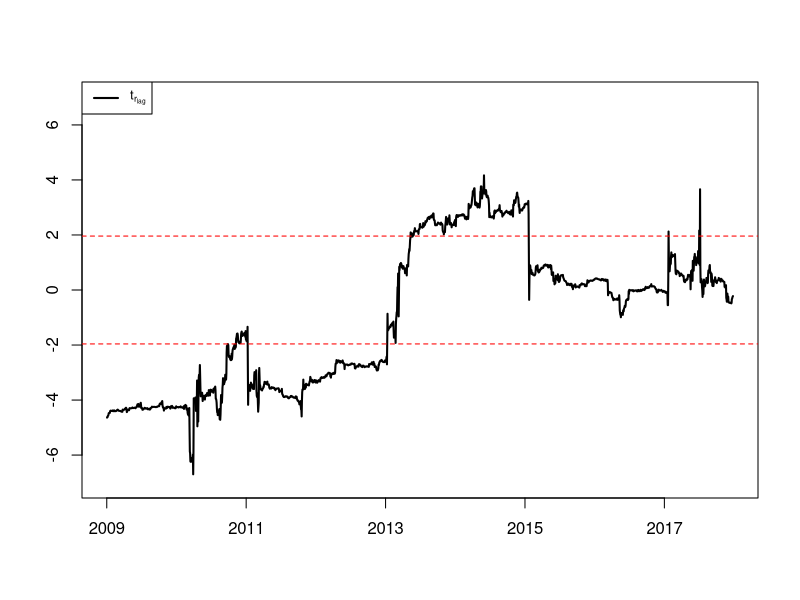
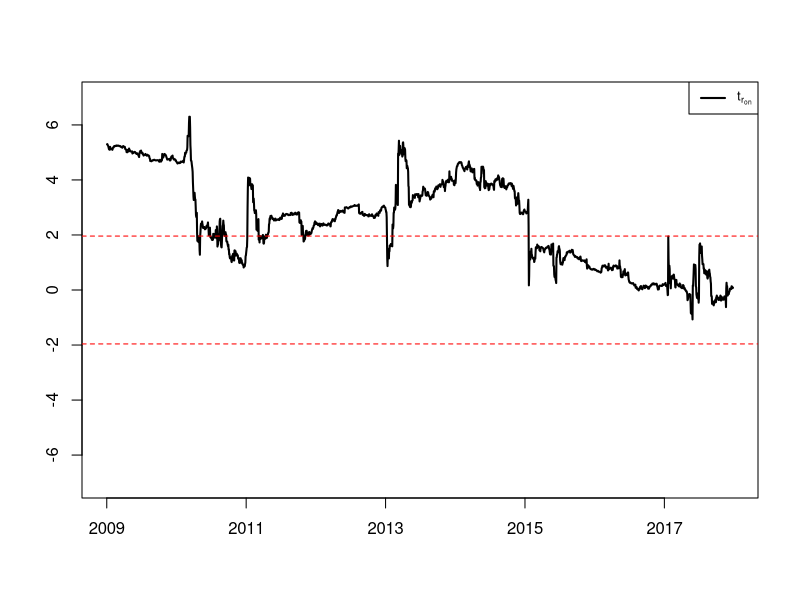
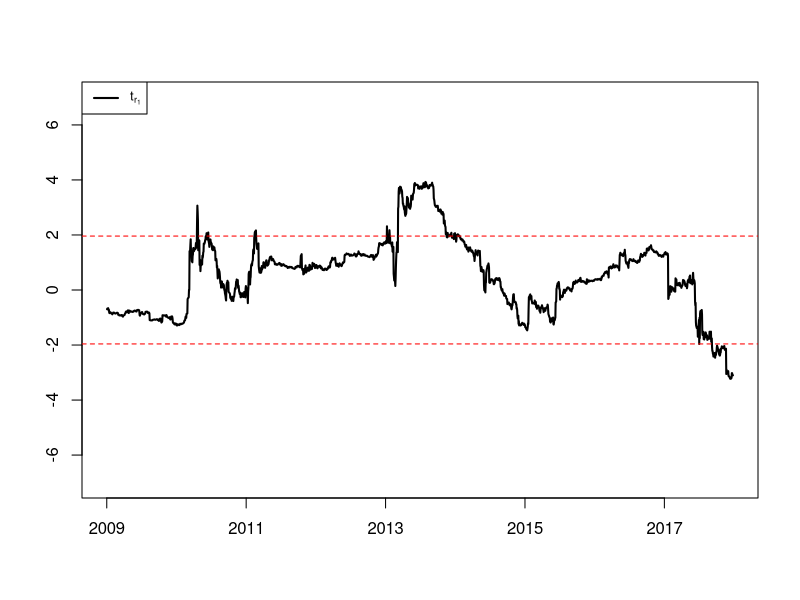
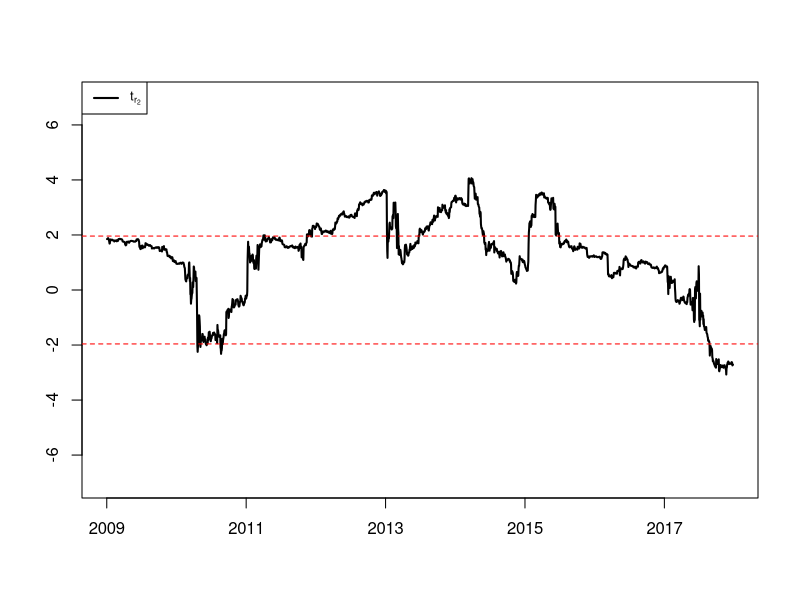
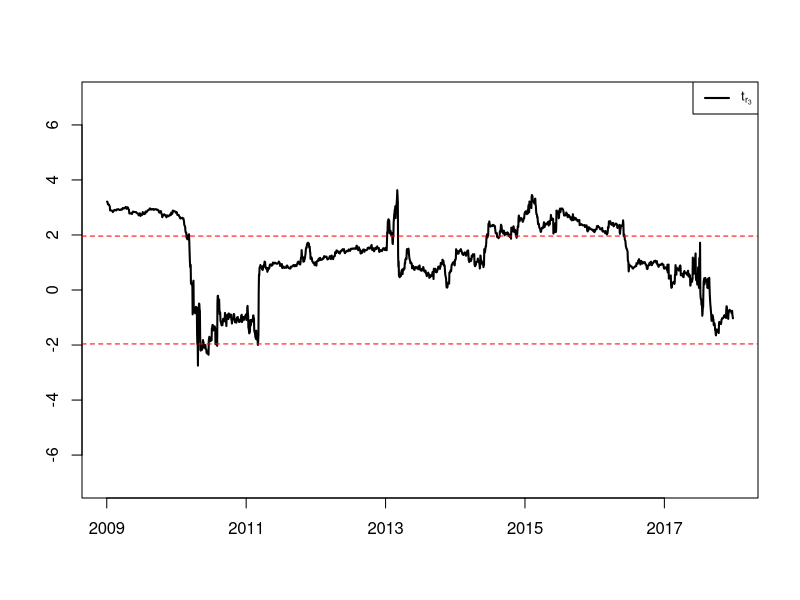
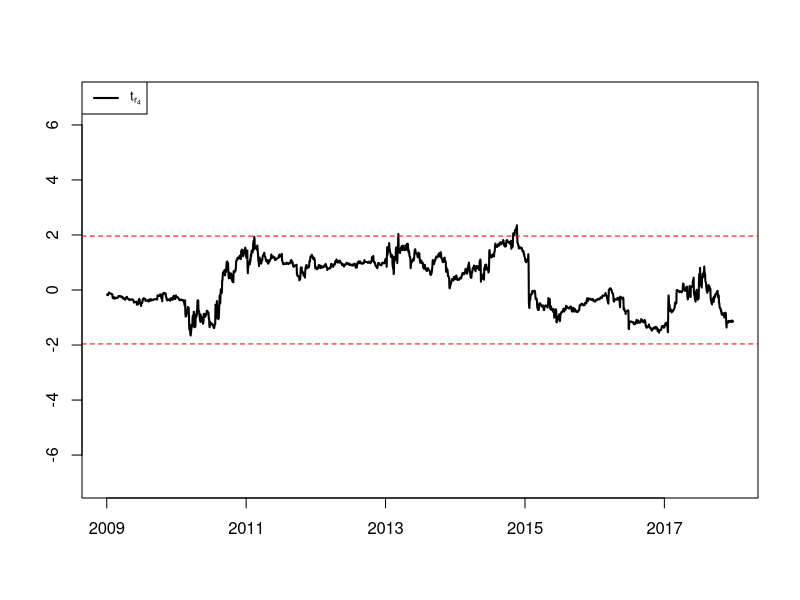
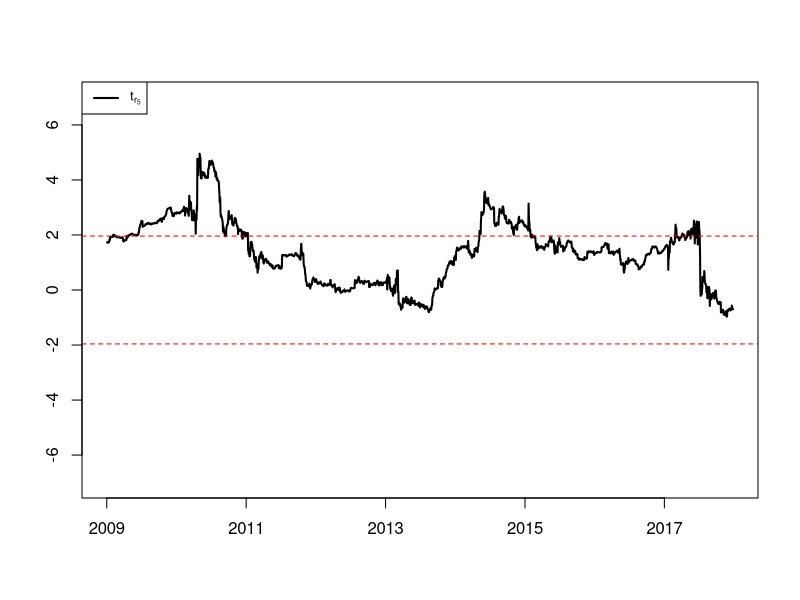
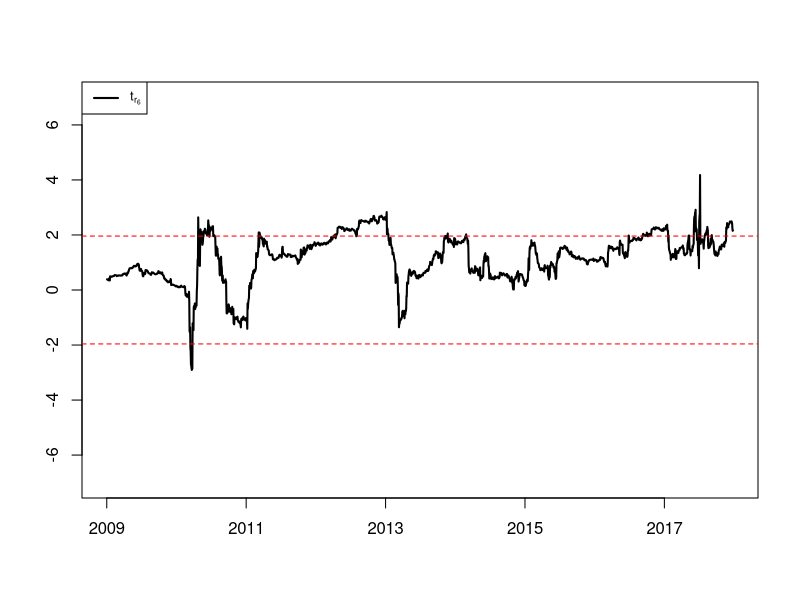

The R script that drew these images, in order:
rm(list = setdiff(ls(),lsf.str()))
library(data.table)

# vis fix window t values
tvalues <- fread("./Data/tvalues_500_SPY.csv")
tvalues <- data.frame(tvalues)

# visualization
pdf("./images/tvalues_13lag_SPY.pdf", 5,4)
plot(tvalues$b13_lag, type="l", xaxt = "n", xlab = "", ylab="", lwd=2, ylim=c(-7,7))
axis(1, c(0,500,1000,1500,2000),seq(2009,2017,2))
abline(h=1.96, col="red", lty=2)
abline(h=-1.96, col = "red",lty=2)
legend("topleft", legend=c(expression(t[r[lag]])),
       lwd = 2, cex=0.8)
dev.off()

pdf("./images/tvalues_on_SPY.pdf", 5,4)
plot(tvalues$b_on, type="l", xaxt = "n", xlab = "", ylab="", lwd=2, ylim=c(-7,7))
axis(1, c(0,500,1000,1500,2000),seq(2009,2017,2))
abline(h=1.96, col="red", lty=2)
abline(h=-1.96, col = "red",lty=2)
legend("topright", legend=c(expression(t[r[on]])),
       lwd = 2, cex=0.8)
dev.off()

pdf("./images/tvalues_1_SPY.pdf", 5,4)
plot(tvalues$b1, type="l", xaxt = "n", xlab = "", ylab="", lwd=2,ylim=c(-7,7))
axis(1, c(0,500,1000,1500,2000),seq(2009,2017,2))
abline(h=1.96, col="red", lty=2)
abline(h=-1.96, col = "red",lty=2)
legend("topleft", legend=c(expression(t[r[1]])),
       lwd = 2, cex=0.8)
dev.off()

pdf("./images/tvalues_2_SPY.pdf", 5,4)
plot(tvalues$b2, type="l", xaxt = "n", xlab = "", ylab="", lwd=2,ylim=c(-7,7))
axis(1, c(0,500,1000,1500,2000),seq(2009,2017,2))
abline(h=1.96, col="red", lty=2)
abline(h=-1.96, col = "red",lty=2)
legend("topleft", legend=c(expression(t[r[2]])),
       lwd = 2, cex=0.8)
dev.off()

pdf("./images/tvalues_3_SPY.pdf", 5,4)
plot(tvalues$b3, type="l", xaxt = "n", xlab = "", ylab="", lwd=2,ylim=c(-7,7))
axis(1, c(0,500,1000,1500,2000),seq(2009,2017,2))
abline(h=1.96, col="red", lty=2)
abline(h=-1.96, col = "red",lty=2)
legend("topright", legend=c(expression(t[r[3]])),
       lwd = 2, cex=0.8)
dev.off()

pdf("./images/tvalues_4_SPY.pdf", 5,4)
plot(tvalues$b4, type="l", xaxt = "n", xlab = "", ylab="", lwd=2,ylim=c(-7,7))
axis(1, c(0,500,1000,1500,2000),seq(2009,2017,2))
abline(h=1.96, col="red", lty=2)
abline(h=-1.96, col = "red",lty=2)
legend("topleft", legend=c(expression(t[r[4]])),
       lwd = 2, cex=0.8)
dev.off()

pdf("./images/tvalues_5_SPY.pdf", 5,4)
plot(tvalues$b5, type="l", xaxt = "n", xlab = "", ylab="", lwd=2,ylim=c(-7,7))
axis(1, c(0,500,1000,1500,2000),seq(2009,2017,2))
abline(h=1.96, col="red", lty=2)
abline(h=-1.96, col = "red",lty=2)
legend("topleft", legend=c(expression(t[r[5]])),
       lwd = 2, cex=0.8)
dev.off()

pdf("./images/tvalues_6_SPY.pdf", 5,4)
plot(tvalues$b6, type="l", xaxt = "n", xlab = "", ylab="", lwd=2,ylim=c(-7,7))
axis(1, c(0,500,1000,1500,2000),seq(2009,2017,2))
abline(h=1.96, col="red", lty=2)
abline(h=-1.96, col = "red",lty=2)
legend("topleft", legend=c(expression(t[r[6]])),
       lwd = 2, cex=0.8)
dev.off()

pdf("./images/tvalues_7_SPY.pdf", 5,4)
plot(tvalues$b7, type="l", xaxt = "n", xlab = "", ylab="", lwd=2,ylim=c(-7,7))
axis(1, c(0,500,1000,1500,2000),seq(2009,2017,2))
abline(h=1.96, col="red", lty=2)
abline(h=-1.96, col = "red",lty=2)
legend("topleft", legend=c(expression(t[r[7]])),
       lwd = 2, cex=0.8)
dev.off()

pdf("./images/tvalues_8_SPY.pdf", 5,4)
plot(tvalues$b8, type="l", xaxt = "n", xlab = "", ylab="", lwd=2,ylim=c(-7,7))
axis(1, c(0,500,1000,1500,2000),seq(2009,2017,2))
abline(h=1.96, col="red", lty=2)
abline(h=-1.96, col = "red",lty=2)
legend("topleft", legend=c(expression(t[r[8]])),
       lwd = 2, cex=0.8)
dev.off()

pdf("./images/tvalues_9_SPY.pdf", 5,4)
plot(tvalues$b9, type="l", xaxt = "n", xlab = "", ylab="", lwd=2,ylim=c(-7,7))
axis(1, c(0,500,1000,1500,2000),seq(2009,2017,2))
abline(h=1.96, col="red", lty=2)
abline(h=-1.96, col = "red",lty=2)
legend("topleft", legend=c(expression(t[r[9]])),
       lwd = 2, cex=0.8)
dev.off()

pdf("./images/tvalues_10_SPY.pdf", 5,4)
plot(tvalues$b10, type="l", xaxt = "n", xlab = "", ylab="", lwd=2,ylim=c(-7,7))
axis(1, c(0,500,1000,1500,2000),seq(2009,2017,2))
abline(h=1.96, col="red", lty=2)
abline(h=-1.96, col = "red",lty=2)
legend("topleft", legend=c(expression(t[r[10]])),
       lwd = 2, cex=0.8)
dev.off()


pdf("./images/tvalues_11_SPY.pdf", 5,4)
plot(tvalues$b11, type="l", xaxt = "n", xlab = "", ylab="", lwd=2,ylim=c(-7,7))
axis(1, c(0,500,1000,1500,2000),seq(2009,2017,2))
abline(h=1.96, col="red", lty=2)
abline(h=-1.96, col = "red",lty=2)
legend("topleft", legend=c(expression(t[r[11]])),
       lwd = 2, cex=0.8)
dev.off()

pdf("./images/tvalues_12_SPY.pdf", 5,4)
plot(tvalues$b12, type="l", xaxt = "n", xlab = "", ylab="", lwd=2,ylim=c(-7,7))
axis(1, c(0,500,1000,1500,2000),seq(2009,2017,2))
abline(h=1.96, col="red", lty=2)
abline(h=-1.96, col = "red",lty=2)
legend("topleft", legend=c(expression(t[r[12]])),
       lwd = 2, cex=0.8)
dev.off()



## visualized seqrolling for r_on, r_onfh, r1

dat1 <- fread( "./Data/tvalues_seqrolling_500_SPY.csv")
dat2 <- fread( "./Data/tvalues_seqrolling_GAO_500_SPY.csv")

dat1 <- data.frame(dat1)
dat2 <- data.frame(dat2)

dim(dat1)
dim(dat2)

tvalues <- dat1
tvalues$r_onfh <- dat2$r_onfh

pdf("./images/tvalues_seqrolling_vis_spy.pdf", 20,5)
par(mfrow = c(1,3))

plot(tvalues$r_on, type="l", xaxt = "n", xlab = "", ylab="")
plot(tvalues$r1, type="l", xaxt = "n", xlab = "", ylab="r1")
plot(tvalues$r_onfh, type="l", xaxt = "n", xlab = "", ylab="r_onfh")

dev.off()

pdf("./images/tvalues_seqrolling_on_onfh.pdf", 5,4)
plot(tvalues$r_on, type="l", xaxt = "n", xlab = "", ylab="", 
     lwd=2, col="blue", ylim = c(4.5,9))
lines(tvalues$r_onfh, lwd = 2)
axis(1, c(0,500,1000,1500,2000),seq(2009,2017,2))
legend("topleft", legend=c(expression(t[r[on]]), expression(t[r[onfh]])),
       lwd = c(2,2), cex=0.8)
dev.off()

pdf("./images/tvalues_seqrolling_1.pdf", 5,4)
plot(tvalues$r1, type="l", xaxt = "n", xlab = "", ylab="", 
     lwd=2)
axis(1, c(0,500,1000,1500,2000),seq(2009,2017,2))
legend("topright", legend=expression(t[r[1]]),
       lwd = 2, cex=0.8)
dev.off()
